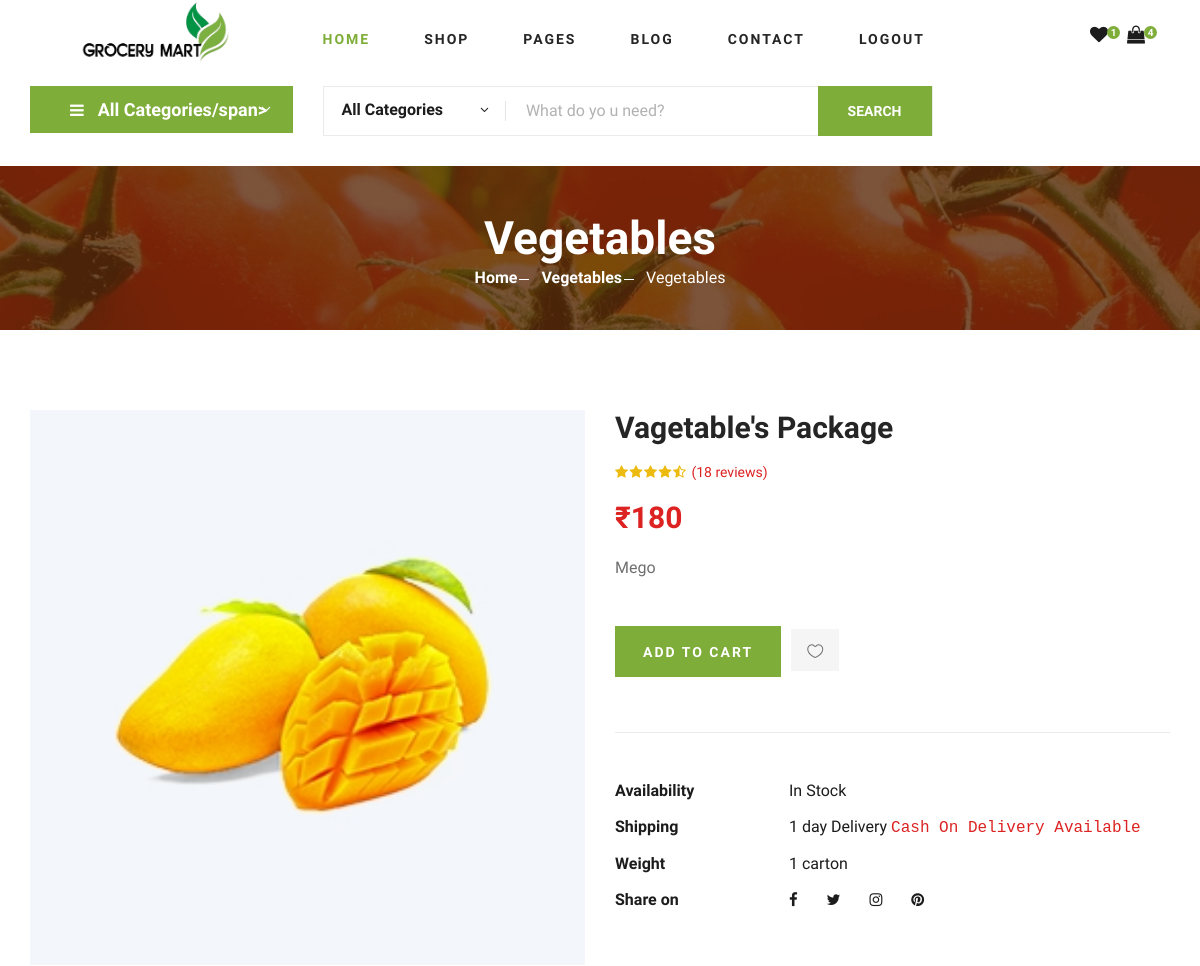
Before: /shop_details/1 (signed in, upper part) with the older database file.
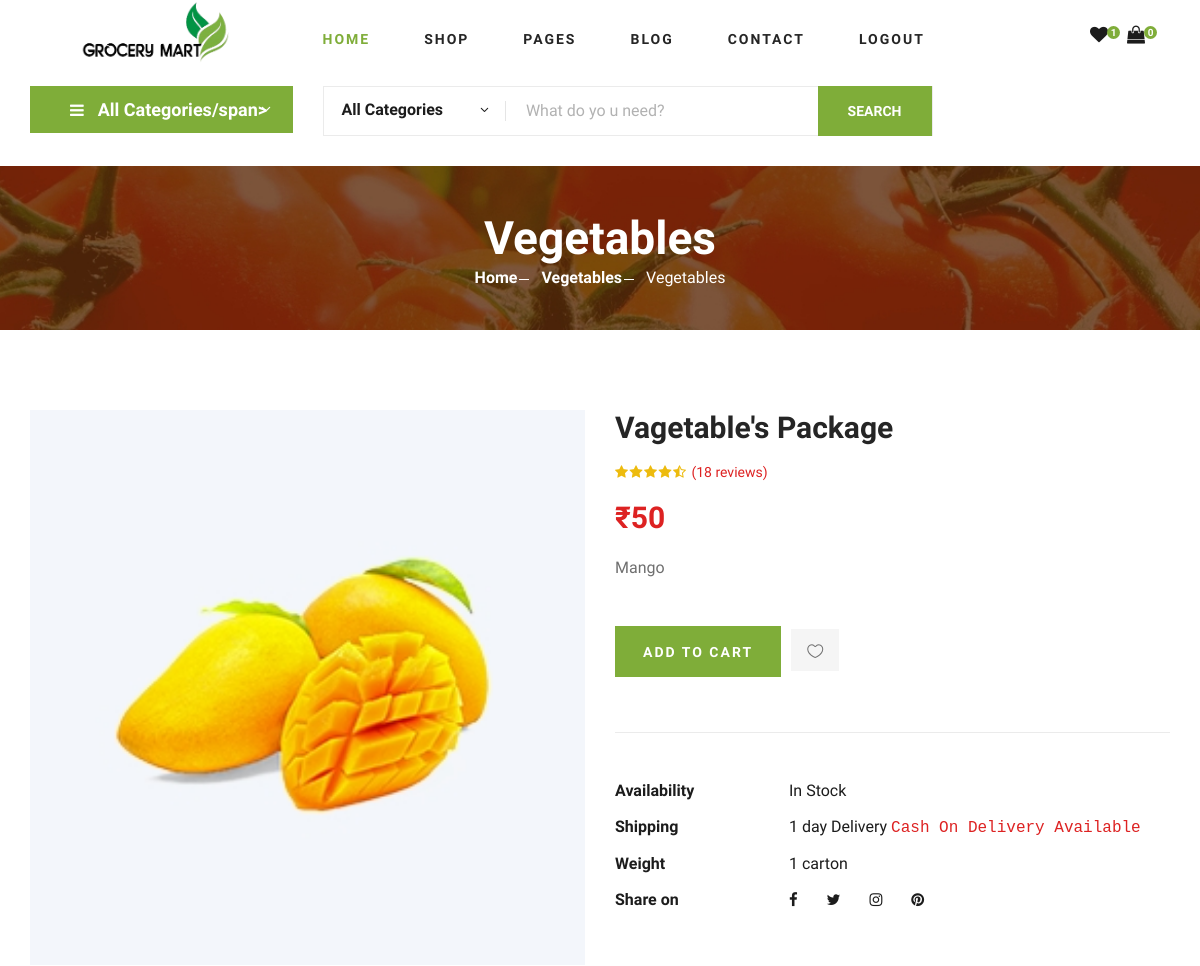
After: the same page with the newer database file.
### myapp/models.py (models this page shows, shortened)
class Add_product(models.Model):
    main_id = models.ForeignKey(maincatagory,on_delete=models.CASCADE)
    user_id = models.ForeignKey(User, on_delete=models.CASCADE)
    pic = models.ImageField(upload_to = "img")
    name = models.CharField(max_length=30)
    quantuty = models.IntegerField(default=1)
    price = models.IntegerField()

### myapp/views.py (the view)
# urls.py: path('shop_details/<str:id>',views.shop_details,name='shop_details'),
def shop_details(request,id):
    uid = User.objects.get(email=request.session['email'])
    lid = Add_to_cart.objects.filter(user_id=uid).count()
    pid = Add_product.objects.filter(id=id)
    context ={
        'pid' : pid,
        'lid' : lid
    }
    return render(request, "myapp/shop_details.html",context)

### myapp/templates/myapp/shop_details.html (shortened to what the changed rows need)
{% extends 'myapp/index.html' %}
{% load static %}
{% block content %}
    <section class="breadcrumb-section set-bg" data-setbg="{% static 'img/breadcrumb.jpg' %}">
        <div class="container">
            <div class="row">
                <div class="col-lg-12 text-center">
                    <div class="breadcrumb__text">
                        <h2>Vegetables</h2>
                    </div>
                </div>
            </div>
        </div>
    </section>
    <section class="product-details spad">
        <div class="container">
            <div class="row">
                <div class="col-lg-6 col-md-6">
                    {% for i in pid %}
                    <div class="product__details__pic">
                        <div class="product__details__pic__item">
                            <img class="product__details__pic__item--large"
                                src="{{ i.pic.url }}" alt="">
                        </div>
                    </div>
                </div>
                <div class="col-lg-6 col-md-6">
                    <div class="product__details__text">
                        <h3>Vagetable's Package</h3>
                        <div class="product__details__rating">
                            <i class="fa fa-star"></i>
                            <i class="fa fa-star"></i>
                            <i class="fa fa-star"></i>
                            <i class="fa fa-star"></i>
                            <i class="fa fa-star-half-o"></i>
                            <span>(18 reviews)</span>
                        </div>
                        <div class="product__details__price">₹{{i.price}}</div>
                        <p>{{i.name}}</p>
                        <a href="{% url 'add_to_cart' i.id %}" class="primary-btn">ADD TO CART</a>
                        <a href="#" class="heart-icon"><span class="icon_heart_alt"></span></a>
                        <ul>
                            <li><b>Availability</b> <span>In Stock</span></li>
                            <li><b>Shipping</b> <span>1 day Delivery <samp>Cash On Delivery Available</samp></span></li>
                            <li><b>Weight</b> <span>1 carton</span></li>
                            <li><b>Share on</b>
                                <div class="share">
                                    <a href="#"><i class="fa fa-facebook"></i></a>
                                    <a href="#"><i class="fa fa-twitter"></i></a>
                                    <a href="#"><i class="fa fa-instagram"></i></a>
                                    <a href="#"><i class="fa fa-pinterest"></i></a>
                                </div>
                            </li>
                        </ul>
                    </div>
                    {% endfor %}
                </div>
            </div>
        </div>
    </section>
    {% endblock %}

Changed rows visible on the page:
changed Add_product: price "180" → "50"; name "Mego" → "Mango"
Other visible differences:
{{ lid }}: "4" → "0"
